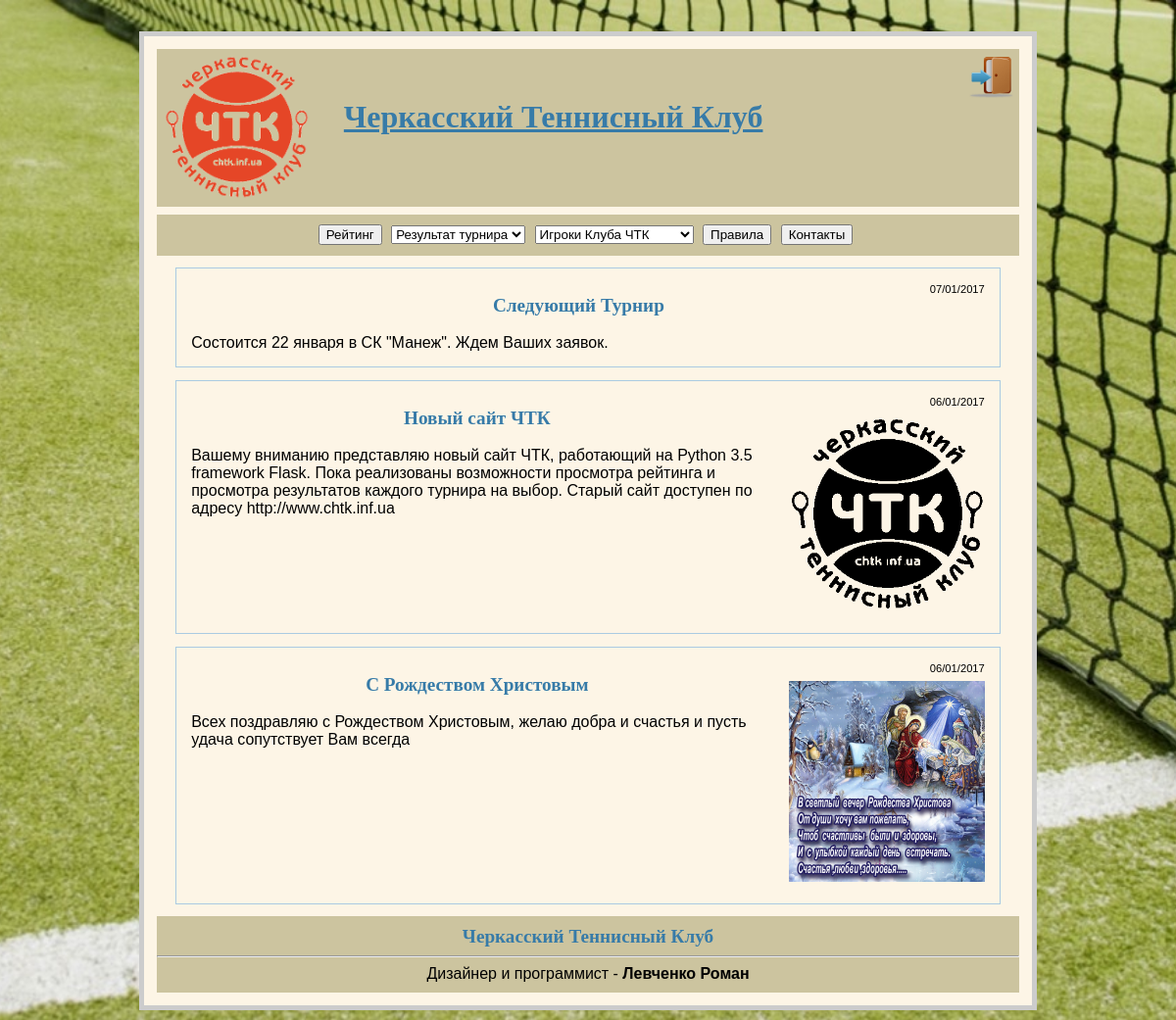
The page / on the database its author committed.
### tables this page shows
CREATE TABLE "entries"(
	"id"              Integer PRIMARY KEY AUTOINCREMENT,
	"title"           Text NOT NULL,
	"text"            Text NOT NULL,
	"date_of_article" Text NOT NULL,
	"images"          Text,
	"tour"            Text );

### chtk.py (the view)
@app.route('/')
def show_entries():
    db = get_db()
    cur = db.execute('select title, text, date_of_article, images, tour from entries order by id desc')
    cur_1 = db.execute('select id, player_name, player_surname, path_photo from players order by id')
    entries = cur.fetchall()
    players = cur_1.fetchall()
    return render_template('show_entries.html', entries=entries, players=players)

### chtk.py (called while the page is built)
def connect_db():
    rv = sqlite3.connect(app.config['DATABASE'])
    rv.row_factory = sqlite3.Row
    return rv

def get_db():
    if not hasattr(g, 'sqlite_db'):
        g.sqlite_db = connect_db()
    return g.sqlite_db

### templates/show_entries.html (shortened to what this page needs)
{% extends "base.html" %}
{% block body %}
  <ul class=entries>
    {% for entry in entries %}
      <li><div class="date" align="right"> {{ entry.date_of_article }}</div>
    {% if entry.images %}
        <img src="{{ entry.images }}" width="200" align="right" class="picture"><h2 align="center">{{ entry.title }} </h2><br>{{ entry.text|safe }} {% if entry.tour %}<a href="{{ entry.tour }}">ГРУППЫ И РАСПИСАНИЕ</a>{% endif %}
    {% else %}
        <h2 align="center">{{ entry.title }} </h2><br>
        {{ entry.text|safe }} {% if entry.tour %}<a href="{{ entry.tour }}">ГРУППЫ И РАСПИСАНИЕ</a>{% endif %}
    {% endif %}
    </li>
  {% else %}
    <li><em>Unbelievable.  No entries here so far</em></li>
  </ul>
  {% endfor %}
<div class="footer"><h2 align="center">Черкасский Теннисный Клуб</h2><hr>
  <div align="center"> Дизайнер и программист - <b>Левченко Роман</b></div>
</div>
{% endblock %}

### static/style.css (style rules this page uses)
a, h1, h2 { color: #377ba8; }
h1, h2 { font-family: 'Georgia', serif; margin: 0; }
h2 { font-size: 1.2em; }
.entries { list-style: none; margin: 0; padding: 0; }
.entries li { margin: 0.8em 1.2em; border: 1px solid #aacbe2; padding: 15px; }
.entries li h2 { margin-left: -1em; }
.date { font-size: 0.7em; }
.footer { padding: 10px 0; background-color: #CCC49F; }
.picture { margin: 7px 0 7px 7px; }

### rows shown on the page
entries: date_of_article "07/01/2017", title "Следующий Турнир", text "Состоится 22 января в СК \"Манеж\". Ждем Ваших заявок."
entries: date_of_article "06/01/2017", images (picture), title "Новый сайт ЧТК", text "Вашему вниманию представляю новый сайт ЧТК, работающий на Python 3.5 framework Flask. Пока реализованы возможности просмотра рейтинга и просмотра результатов каждого турнира на выбор. Старый сайт доступен по адресу http://www.chtk.inf.ua"
entries: date_of_article "06/01/2017", images (picture), title "С Рождеством Христовым", text "Всех поздравляю с Рождеством Христовым, желаю добра и счастья и пусть удача сопутствует Вам всегда"
